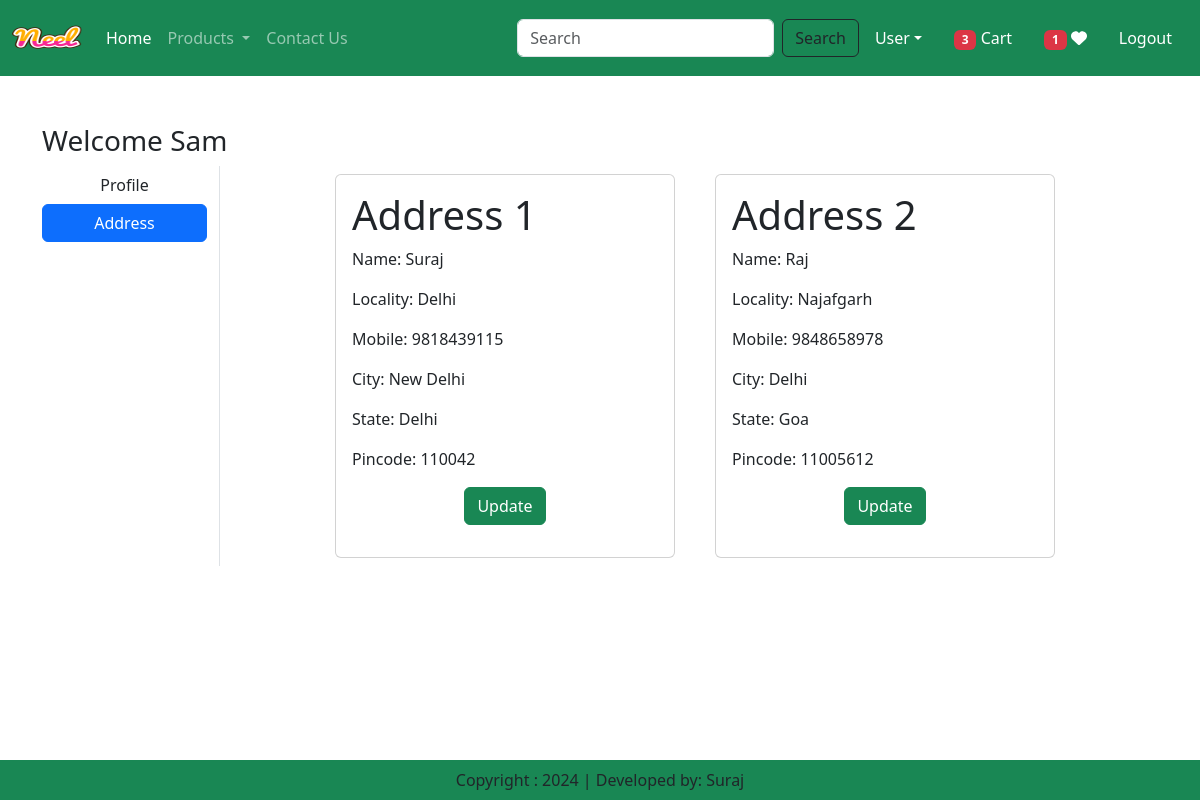
The page /address/ (signed in) on the database its author committed.
### app/models.py (models this page shows, shortened)
class Customer(models.Model):
    user=models.ForeignKey(User,on_delete=models.CASCADE)
    name=models.CharField(max_length=200)
    locality=models.CharField(max_length=200)
    city=models.CharField(max_length=50)
    mobile=models.IntegerField(default=0)
    zipcode=models.IntegerField()
    state=models.CharField(choices=STATE_CHOICES,max_length=50)

### app/views.py (the view)
# urls.py: path('address/',views.address,name='address'),
@login_required
def address(request):
    add=Customer.objects.filter(user=request.user)
    totalitem=0
    wishlistitem=0
    if request.user.is_authenticated:
        totalitem=len(Cart.objects.filter(user=request.user))
        wishlistitem=len(Wishlist.objects.filter(user=request.user))
    context={'add':add,'totalitem':totalitem,'wishlistitem':wishlistitem}
    return render(request,'app/address.html',context)

### app/templates/app/address.html (shortened to what this page needs)
{% extends 'app/base.html'%}
{% load static%}
{% block content %}
<div class="container my-5">
    <div class="row">
        <h3>Welcome <span class="text-capitalize">{{request.user}}</span></h3>
        <div class="col-sm-2 border-end">
            <ul class="list-unstyled">
                <li class="d-grid"><a href="{% url 'profile'%}" class="btn">Profile</a></li>
                <li class="d-grid"><a href="{% url 'address'%}" class="btn btn-primary">Address</a></li>
            </ul>
        </div>
        <div class="col-sm-8 offset-sm-1">
            <div class="row">
                {% for ad in add  %}
                    <div class="col-sm-6">
                        <div class="card m-2">
                            <div class="card-body">
                                <h1>Address {{forloop.counter}}</h1>
                                <p>Name: {{ad.name}}</p>
                                <p>Locality: {{ad.locality}}</p>
                                <p>Mobile: {{ad.mobile}}</p>
                                <p>City: {{ad.city}}</p>
                                <p>State: {{ad.state}}</p>
                                <p>Pincode: {{ad.zipcode}}</p>
                                <p class="text-center"><a href="{% url 'updateAddress' pk=ad.id%}" type="button" class="btn btn-success">Update</a></p>
                            </div>
                        </div>
                    </div>
                {% endfor %}
            </div>
        </div>
{% endblock content %}

### rows shown on the page
Customer: name "Suraj", locality "Delhi", mobile "9818439115", city "New Delhi", state "Delhi", zipcode "110042"
Customer: name "Raj", locality "Najafgarh", mobile "9848658978", city "Delhi", state "Goa", zipcode "11005612"

### other values the page prints
{{ totalitem }} "3"
{{ wishlistitem }} "1"
{{ request.user }} "Sam"
